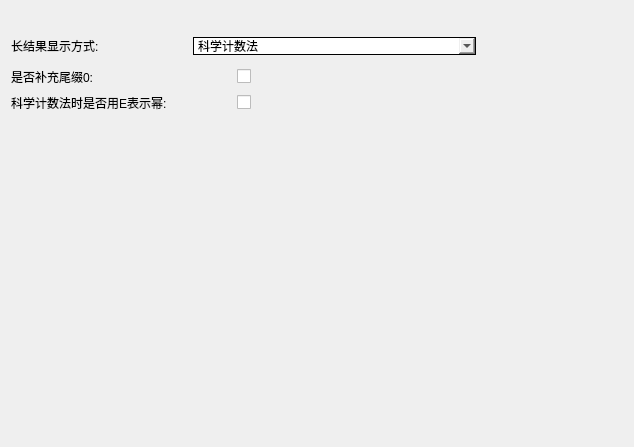
<?xml version="1.0" encoding="UTF-8"?>
<ui version="4.0">
 <class>ResDisplayPage</class>
 <widget class="QWidget" name="ResDisplayPage">
  <property name="geometry">
   <rect>
    <x>0</x>
    <y>0</y>
    <width>634</width>
    <height>447</height>
   </rect>
  </property>
  <property name="windowTitle">
   <string>Form</string>
  </property>
  <layout class="QVBoxLayout" name="verticalLayout_3">
   <item>
    <layout class="QVBoxLayout" name="verticalLayout" stretch="1,2,2,2,16">
     <item>
      <spacer name="verticalSpacer_2">
       <property name="orientation">
        <enum>Qt::Vertical</enum>
       </property>
       <property name="sizeHint" stdset="0">
        <size>
         <width>20</width>
         <height>40</height>
        </size>
       </property>
      </spacer>
     </item>
     <item>
      <layout class="QHBoxLayout" name="horizontalLayout_3" stretch="4,1,8,3,1">
       <item>
        <widget class="QLabel" name="label">
         <property name="text">
          <string>长结果显示方式: </string>
         </property>
        </widget>
       </item>
       <item>
        <spacer name="horizontalSpacer">
         <property name="orientation">
          <enum>Qt::Horizontal</enum>
         </property>
         <property name="sizeHint" stdset="0">
          <size>
           <width>40</width>
           <height>20</height>
          </size>
         </property>
        </spacer>
       </item>
       <item>
        <widget class="QComboBox" name="comboBox">
         <property name="styleSheet">
          <string notr="true">border: 1px solid black;</string>
         </property>
         <item>
          <property name="text">
           <string>科学计数法</string>
          </property>
         </item>
         <item>
          <property name="text">
           <string>普通显示法</string>
          </property>
         </item>
        </widget>
       </item>
       <item>
        <spacer name="horizontalSpacer_2">
         <property name="orientation">
          <enum>Qt::Horizontal</enum>
         </property>
         <property name="sizeHint" stdset="0">
          <size>
           <width>40</width>
           <height>20</height>
          </size>
         </property>
        </spacer>
       </item>
       <item>
        <widget class="QPushButton" name="pushButton">
         <property name="sizePolicy">
          <sizepolicy hsizetype="Expanding" vsizetype="Fixed">
           <horstretch>0</horstretch>
           <verstretch>0</verstretch>
          </sizepolicy>
         </property>
         <property name="minimumSize">
          <size>
           <width>0</width>
           <height>30</height>
          </size>
         </property>
         <property name="cursor">
          <cursorShape>PointingHandCursor</cursorShape>
         </property>
         <property name="styleSheet">
          <string notr="true">QPushButton {
    border: none; /* 去除边框 */
    background-color: transparent; /* 背景透明 */
}
/* hover时背景颜色 */
QPushButton:hover {
    background-color: rgba(173, 216, 230, 70); 
}</string>
         </property>
         <property name="text">
          <string/>
         </property>
         <property name="icon">
          <iconset resource="resource.qrc">
           <normaloff>:/rcs/help.png</normaloff>:/rcs/help.png</iconset>
         </property>
        </widget>
       </item>
      </layout>
     </item>
     <item>
      <layout class="QHBoxLayout" name="horizontalLayout" stretch="4,1,6">
       <item>
        <widget class="QLabel" name="label_2">
         <property name="text">
          <string>是否补充尾缀0: </string>
         </property>
        </widget>
       </item>
       <item>
        <widget class="QCheckBox" name="checkBox">
         <property name="text">
          <string/>
         </property>
        </widget>
       </item>
       <item>
        <spacer name="horizontalSpacer_3">
         <property name="orientation">
          <enum>Qt::Horizontal</enum>
         </property>
         <property name="sizeHint" stdset="0">
          <size>
           <width>40</width>
           <height>20</height>
          </size>
         </property>
        </spacer>
       </item>
      </layout>
     </item>
     <item>
      <layout class="QHBoxLayout" name="horizontalLayout_2" stretch="4,1,6">
       <item>
        <widget class="QLabel" name="label_3">
         <property name="text">
          <string>科学计数法时是否用E表示幂: </string>
         </property>
        </widget>
       </item>
       <item>
        <widget class="QCheckBox" name="checkBox_2">
         <property name="text">
          <string/>
         </property>
        </widget>
       </item>
       <item>
        <spacer name="horizontalSpacer_5">
         <property name="orientation">
          <enum>Qt::Horizontal</enum>
         </property>
         <property name="sizeHint" stdset="0">
          <size>
           <width>40</width>
           <height>20</height>
          </size>
         </property>
        </spacer>
       </item>
      </layout>
     </item>
     <item>
      <spacer name="verticalSpacer">
       <property name="orientation">
        <enum>Qt::Vertical</enum>
       </property>
       <property name="sizeHint" stdset="0">
        <size>
         <width>20</width>
         <height>40</height>
        </size>
       </property>
      </spacer>
     </item>
    </layout>
   </item>
  </layout>
 </widget>
 <resources>
  <include location="resource.qrc"/>
 </resources>
 <connections/>
</ui>
